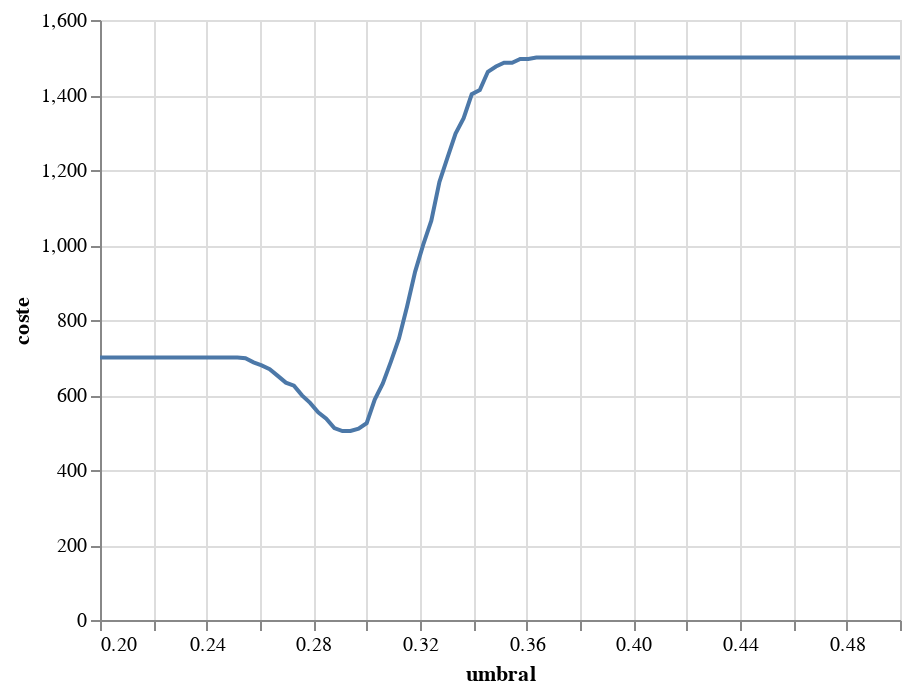

Notebook source saved alongside this figure:
### Code cell
# Podemos generar una gráfica del coste que tendrían los errores de predicción, en función del umbral elegido...

x = np.linspace(0.2, 0.5, 100)
data = pd.DataFrame({
  'umbral': x,
  'coste': np.vectorize(coste_1)(x)
})

alt.Chart(data).mark_line().encode(x = 'umbral:Q', y = 'coste:Q')

### Figure 1 — Vega-Lite specification as saved in the notebook (floating-point values rounded to 4 significant figures)
{"config": {"view": {"continuousWidth": 400, "continuousHeight": 300}}, "data": {"name": "data-6ac3e98a2fe94718a5d09d2ce729e5d3"}, "mark": "line", "encoding": {"x": {"type": "quantitative", "field": "umbral"}, "y": {"type": "quantitative", "field": "coste"}}, "$schema": "https://vega.github.io/schema/vega-lite/v4.8.1.json", "datasets": {"data-6ac3e98a2fe94718a5d09d2ce729e5d3": [{"umbral": 0.2, "coste": 700.0}, {"umbral": 0.203, "coste": 700.0}, {"umbral": 0.2061, "coste": 700.0}, {"umbral": 0.2091, "coste": 700.0}, {"umbral": 0.2121, "coste": 700.0}, {"umbral": 0.2152, "coste": 700.0}, {"umbral": 0.2182, "coste": 700.0}, {"umbral": 0.2212, "coste": 700.0}, {"umbral": 0.2242, "coste": 700.0}, {"umbral": 0.2273, "coste": 700.0}, {"umbral": 0.2303, "coste": 700.0}, {"umbral": 0.2333, "coste": 700.0}, {"umbral": 0.2364, "coste": 700.0}, {"umbral": 0.2394, "coste": 700.0}, {"umbral": 0.2424, "coste": 700.0}, {"umbral": 0.2455, "coste": 700.0}, {"umbral": 0.2485, "coste": 700.0}, {"umbral": 0.2515, "coste": 700.0}, {"umbral": 0.2545, "coste": 698.0}, {"umbral": 0.2576, "coste": 687.0}, {"umbral": 0.2606, "coste": 679.0}, {"umbral": 0.2636, "coste": 669.0}, {"umbral": 0.2667, "coste": 651.0}, {"umbral": 0.2697, "coste": 633.0}, {"umbral": 0.2727, "coste": 625.0}, {"umbral": 0.2758, "coste": 599.0}, {"umbral": 0.2788, "coste": 579.0}, {"umbral": 0.2818, "coste": 554.0}, {"umbral": 0.2848, "coste": 537.0}, {"umbral": 0.2879, "coste": 512.0}, {"umbral": 0.2909, "coste": 504.0}, {"umbral": 0.2939, "coste": 504.0}, {"umbral": 0.297, "coste": 510.0}, {"umbral": 0.3, "coste": 525.0}, {"umbral": 0.303, "coste": 588.0}, {"umbral": 0.3061, "coste": 631.0}, {"umbral": 0.3091, "coste": 689.0}, {"umbral": 0.3121, "coste": 751.0}, {"umbral": 0.3152, "coste": 836.0}, {"umbral": 0.3182, "coste": 929.0}, {"umbral": 0.3212, "coste": 1001.0}, {"umbral": 0.3242, "coste": 1065.0}, {"umbral": 0.3273, "coste": 1168.0}, {"umbral": 0.3303, "coste": 1233.0}, {"umbral": 0.3333, "coste": 1297.0}, {"umbral": 0.3364, "coste": 1338.0}, {"umbral": 0.3394, "coste": 1402.0}, {"umbral": 0.3424, "coste": 1413.0}, {"umbral": 0.3455, "coste": 1462.0}, {"umbral": 0.3485, "coste": 1476.0}, {"umbral": 0.3515, "coste": 1486.0}, {"umbral": 0.3545, "coste": 1486.0}, {"umbral": 0.3576, "coste": 1496.0}, {"umbral": 0.3606, "coste": 1496.0}, {"umbral": 0.3636, "coste": 1500.0}, {"umbral": 0.3667, "coste": 1500.0}, {"umbral": 0.3697, "coste": 1500.0}, {"umbral": 0.3727, "coste": 1500.0}, {"umbral": 0.3758, "coste": 1500.0}, {"umbral": 0.3788, "coste": 1500.0}, {"umbral": 0.3818, "coste": 1500.0}, {"umbral": 0.3848, "coste": 1500.0}, {"umbral": 0.3879, "coste": 1500.0}, {"umbral": 0.3909, "coste": 1500.0}, {"umbral": 0.3939, "coste": 1500.0}, {"umbral": 0.397, "coste": 1500.0}, {"umbral": 0.4, "coste": 1500.0}, {"umbral": 0.403, "coste": 1500.0}, {"umbral": 0.4061, "coste": 1500.0}, {"umbral": 0.4091, "coste": 1500.0}, {"umbral": 0.4121, "coste": 1500.0}, {"umbral": 0.4152, "coste": 1500.0}, {"umbral": 0.4182, "coste": 1500.0}, {"umbral": 0.4212, "coste": 1500.0}, {"umbral": 0.4242, "coste": 1500.0}, {"umbral": 0.4273, "coste": 1500.0}, {"umbral": 0.4303, "coste": 1500.0}, {"umbral": 0.4333, "coste": 1500.0}, {"umbral": 0.4364, "coste": 1500.0}, {"umbral": 0.4394, "coste": 1500.0}, {"umbral": 0.4424, "coste": 1500.0}, {"umbral": 0.4455, "coste": 1500.0}, {"umbral": 0.4485, "coste": 1500.0}, {"umbral": 0.4515, "coste": 1500.0}, {"umbral": 0.4545, "coste": 1500.0}, {"umbral": 0.4576, "coste": 1500.0}, {"umbral": 0.4606, "coste": 1500.0}, {"umbral": 0.4636, "coste": 1500.0}, {"umbral": 0.4667, "coste": 1500.0}, {"umbral": 0.4697, "coste": 1500.0}, {"umbral": 0.4727, "coste": 1500.0}, {"umbral": 0.4758, "coste": 1500.0}, {"umbral": 0.4788, "coste": 1500.0}, {"umbral": 0.4818, "coste": 1500.0}, {"umbral": 0.4848, "coste": 1500.0}, {"umbral": 0.4879, "coste": 1500.0}, {"umbral": 0.4909, "coste": 1500.0}, {"umbral": 0.4939, "coste": 1500.0}, {"umbral": 0.497, "coste": 1500.0}, {"umbral": 0.5, "coste": 1500.0}]}}
